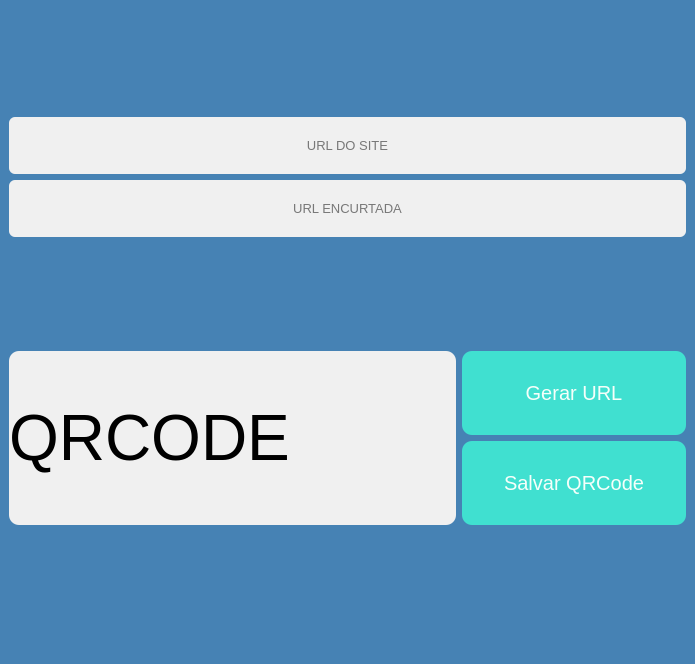
<?xml version="1.0" encoding="UTF-8"?>
<ui version="4.0">
 <class>MainWindow</class>
 <widget class="QMainWindow" name="MainWindow">
  <property name="geometry">
   <rect>
    <x>0</x>
    <y>0</y>
    <width>695</width>
    <height>664</height>
   </rect>
  </property>
  <property name="windowTitle">
   <string>QRCODE-BUILDER</string>
  </property>
  <property name="styleSheet">
   <string notr="true">QWidget{
	background-color:#4682B4;
	border-radius: 15px;
}
QMessageBox{
	background-color:#fff;
	color: black;
}
QMessageBox PushButton{
	padding:15px;
}</string>
  </property>
  <widget class="QWidget" name="centralwidget">
   <layout class="QVBoxLayout" name="verticalLayout_3" stretch="1,2">
    <item>
     <layout class="QVBoxLayout" name="verticalLayout">
      <item>
       <widget class="QLineEdit" name="txtUrl">
        <property name="font">
         <font>
          <pointsize>10</pointsize>
         </font>
        </property>
        <property name="layoutDirection">
         <enum>Qt::LeftToRight</enum>
        </property>
        <property name="styleSheet">
         <string notr="true">QLineEdit{
	background-color: #F0F0F0;
	border-radius:6px;
	padding:20px;
}</string>
        </property>
        <property name="text">
         <string/>
        </property>
        <property name="alignment">
         <set>Qt::AlignCenter</set>
        </property>
        <property name="placeholderText">
         <string>URL DO SITE</string>
        </property>
       </widget>
      </item>
      <item>
       <widget class="QLineEdit" name="txtUrlShort">
        <property name="font">
         <font>
          <pointsize>10</pointsize>
         </font>
        </property>
        <property name="styleSheet">
         <string notr="true">QLineEdit{
	background-color: #F0F0F0;
	border-radius:6px;
	padding:20px;
}</string>
        </property>
        <property name="text">
         <string/>
        </property>
        <property name="alignment">
         <set>Qt::AlignCenter</set>
        </property>
        <property name="placeholderText">
         <string>URL ENCURTADA</string>
        </property>
       </widget>
      </item>
     </layout>
    </item>
    <item>
     <layout class="QHBoxLayout" name="horizontalLayout" stretch="2,1">
      <item>
       <widget class="QLabel" name="label">
        <property name="font">
         <font>
          <pointsize>48</pointsize>
         </font>
        </property>
        <property name="styleSheet">
         <string notr="true">QLabel{
	background-color: #F0F0F0;
	border-radius:10px;
}</string>
        </property>
        <property name="text">
         <string>QRCODE</string>
        </property>
       </widget>
      </item>
      <item>
       <layout class="QVBoxLayout" name="verticalLayout_2">
        <item>
         <widget class="QPushButton" name="btnGerar">
          <property name="styleSheet">
           <string notr="true">QPushButton{
	background-color: #40E0D0;
	border-radius:10px;
	font-size: 20px;
	color:#F5FFFA;
	padding:30px;

}</string>
          </property>
          <property name="text">
           <string>Gerar URL</string>
          </property>
         </widget>
        </item>
        <item>
         <widget class="QPushButton" name="btnSalvar">
          <property name="styleSheet">
           <string notr="true">QPushButton {
	background-color:#40E0D0;
	border-radius:10px;
	font-size:20px;
	color: #F5FFFA;
	padding:30px;
}</string>
          </property>
          <property name="text">
           <string>Salvar QRCode</string>
          </property>
         </widget>
        </item>
       </layout>
      </item>
     </layout>
    </item>
   </layout>
  </widget>
  <widget class="QMenuBar" name="menubar">
   <property name="geometry">
    <rect>
     <x>0</x>
     <y>0</y>
     <width>695</width>
     <height>21</height>
    </rect>
   </property>
  </widget>
  <widget class="QStatusBar" name="statusbar"/>
 </widget>
 <resources/>
 <connections/>
</ui>
